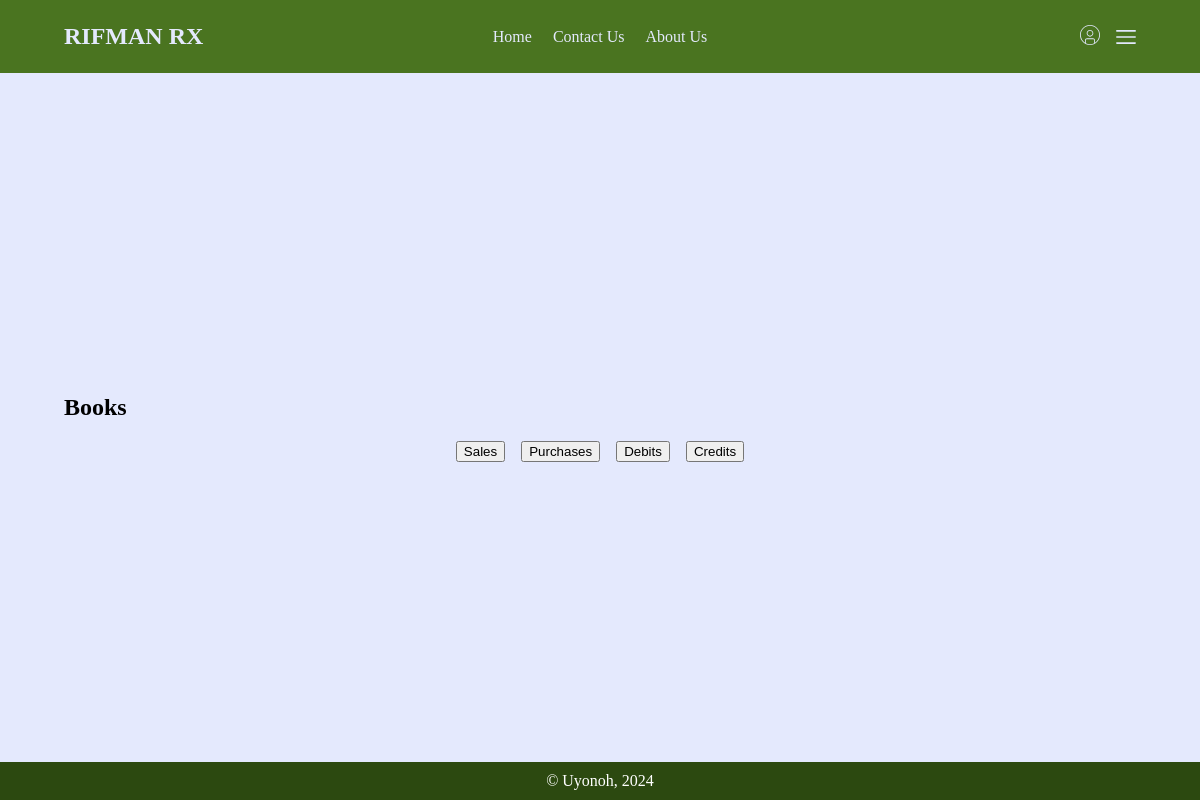
/books/2/, run on an earlier commit of the app's database.
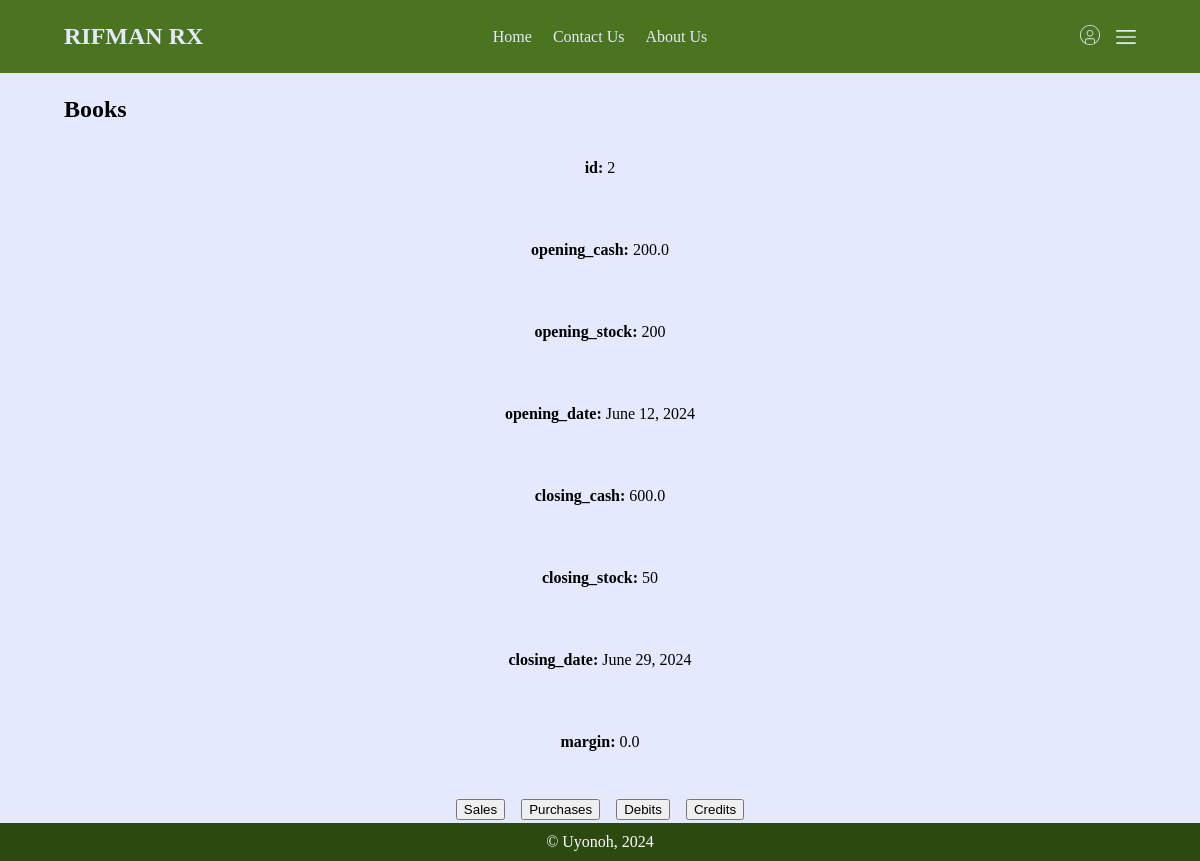
And on a later commit of the database.
### books/models.py (models this page shows, shortened)
class BusinessMonth(models.Model):
    opening_cash = models.FloatField()
    opening_stock = models.IntegerField()
    opening_date = models.DateField(default=tz.now)
    closing_cash = models.FloatField(null=True)
    closing_stock = models.IntegerField(null=True)
    closing_date = models.DateField(null=True)
    margin = models.FloatField(default=0)

### books/views.py (the view)
# urls.py: path("<int:pk>/", view_month, name="view-month"),
def view_month(request, pk):
    month = BusinessMonth.objects.filter(pk=pk)
    return render(request, "books/view-month.html", {"month": month})

### books/templates/books/view-month.html
{% extends "main/base.html" %}
{% load static %}
{% block content %}
<section class="container">
    <h1>Books</h1>
    <div class="flex-col">
        {% for item, val in month.values.0.items %}
        <p>
            <b>{{item}}: </b>
            {{val}}
        </p>
        {% endfor %}
        <div class="flex-c">
            <a class="no-deco" href="/books/{{month.0.pk}}/sales"><button class="round pointer">Sales</button></a>
            <a class="no-deco" href="/books/{{month.0.pk}}/purchases"><button class="round pointer">Purchases</button></a>
            <a class="no-deco" href="/books/{{month.0.pk}}/debits"><button class="round pointer">Debits</button></a>
            <a class="no-deco" href="/books/{{month.0.pk}}/credits"><button class="round pointer">Credits</button></a>
        </div>
    </div>
</section>
{% endblock %}

What changed in the data, as far as the page shows it:
added BusinessMonth: 0 "200.0" "June 12, 2024" "600.0" "June 29, 2024" "0.0"
Also different on the page:
new list line: "id : 2"
new list line: "opening_cash :"
new list line: "opening_stock : 200"
new list line: "opening_date :"
new list line: "closing_cash :"
new list line: "closing_stock : 50"
new list line: "closing_date :"
new list line: "margin :"
